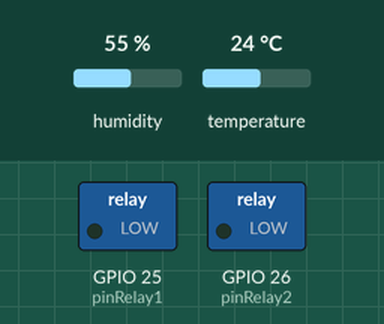
Bench run of a sketch on a simulated ESP32. Shown: switched loads named in the sketch (green lamp = pin HIGH). The inputs (shaded band) are chosen by the test bench; at power-on: humidity 55 %, temperature 24 °C. What the sketch prints to the serial monitor is not drawn.

Above: at 4.2 s.
4.3 s: humidity set to 68 %
10.7 s: humidity set to 71 %
At 12.6 s:
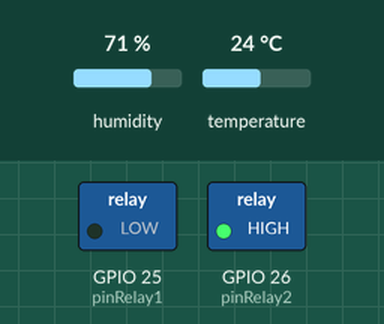
14.6 s: temperature set to 26 °C
18.5 s: temperature set to 29 °C
At 22.3 s:
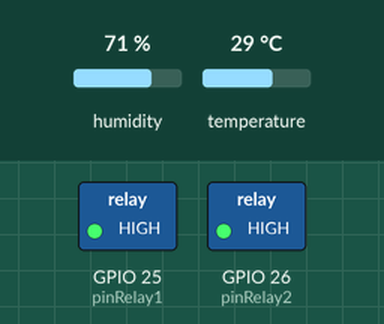
23.0 s: humidity set to 67 %
30.8 s: humidity set to 64 %
At 34.8 s:
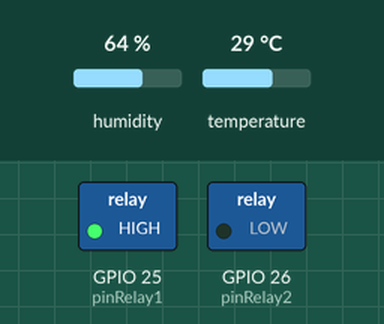
Timing chart, 0 to 36.3 s (numbered marks = the images above; inputs shaded):
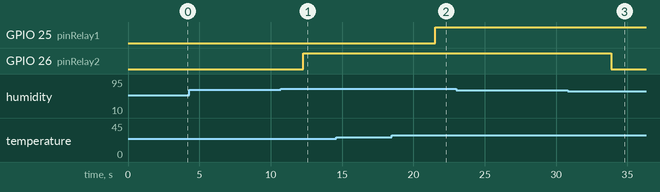

Measured:
- the behaviour switches between 69 and 70 % on humidity (found by bisection; images 0 and 1)
- the behaviour switches between 27 and 28 °C on temperature (found by bisection; images 1 and 2)
- the behaviour switches between 66 and 65 % on humidity (found by bisection; images 2 and 3)
- after the input at 4.3 s, every drawn part: stays the same
- after the input at 10.7 s, GPIO 26 (pinRelay2): LOW → HIGH after 1.6 s
- after the input at 14.6 s, every drawn part: stays the same
- after the input at 18.5 s, GPIO 25 (pinRelay1): LOW → HIGH after 3.0 s
- after the input at 23.0 s, every drawn part: stays the same
- after the input at 30.8 s, GPIO 26 (pinRelay2): HIGH → LOW after 3.1 s

The sketch:

kode-07-relay-dht11.ino
```cpp
/*
  ===================================================================
  PRAKTIKUM 1: KONTROL RELAY BERDASARKAN SENSOR DHT11
  ===================================================================

  Deskripsi:
  Program ini mensimulasikan sistem HVAC (Heating, Ventilation, Air
  Conditioning) otomatis menggunakan relay yang dikontrol berdasarkan
  data suhu dan kelembapan dari sensor DHT11.

  Logika Sistem:
  - Relay 1 (simulasi AC): Nyala jika suhu > 28°C
  - Relay 2 (simulasi Exhaust Fan): Nyala jika kelembapan > 70%
  - Menggunakan hysteresis untuk mencegah relay flicker

  Komponen yang Dibutuhkan:
  - 1x ESP32 Development Board
  - 1x Sensor DHT11
  - 1x Relay Module 2 Channel
  - 2x LED (sebagai simulasi perangkat AC)
  - 2x Resistor 220 ohm
  - Kabel jumper
  - Breadboard

  Koneksi Rangkaian:
  DHT11:
  VCC  --->  ESP32 3.3V
  DATA --->  ESP32 GPIO15
  GND  --->  ESP32 GND

  Relay Module:
  VCC  --->  ESP32 5V
  GND  --->  ESP32 GND
  IN1  --->  ESP32 GPIO25 (kontrol Relay 1 - AC)
  IN2  --->  ESP32 GPIO26 (kontrol Relay 2 - Fan)

  LED Simulasi (opsional, untuk testing tanpa beban AC):
  Relay 1 COM --->  LED1 (+) --->  Resistor 220Ω --->  GND
  Relay 2 COM --->  LED2 (+) --->  Resistor 220Ω --->  GND

  PERINGATAN KEAMANAN:
  ⚠️ Untuk praktikum, gunakan LED sebagai simulasi!
  ⚠️ Jangan hubungkan perangkat AC 220V tanpa supervisi!
  ⚠️ Relay module bisa menangani 220V, tapi berbahaya!

  Library yang Diperlukan:
  - DHT sensor library (by Adafruit)

  Dibuat untuk: Mata Kuliah Bangunan Cerdas
  Instruktur: Anton Prafanto
  ===================================================================
*/

// ===== INCLUDE LIBRARY =====
#include <DHT.h>

// ===== KONFIGURASI PIN =====
#define DHTPIN 15         // Pin DHT11
#define DHTTYPE DHT11     // Tipe sensor

const int pinRelay1 = 25; // Relay 1 - AC/Cooler
const int pinRelay2 = 26; // Relay 2 - Exhaust Fan

// ===== KONFIGURASI THRESHOLD =====
// Threshold dengan hysteresis untuk mencegah relay flicker

// SUHU (untuk AC):
const float SUHU_NYALA = 28.0;   // AC nyala jika suhu >= 28°C
const float SUHU_MATI = 26.0;    // AC mati jika suhu <= 26°C
// Hysteresis = 2°C (gap antara nyala dan mati)

// KELEMBAPAN (untuk Exhaust Fan):
const float KELEMBAPAN_NYALA = 70.0;  // Fan nyala jika RH >= 70%
const float KELEMBAPAN_MATI = 65.0;   // Fan mati jika RH <= 65%
// Hysteresis = 5% (gap antara nyala dan mati)

// ===== OBJEK DHT =====
DHT dht(DHTPIN, DHTTYPE);

// ===== VARIABEL STATUS =====
bool statusRelay1 = false;  // Status AC (false = mati, true = nyala)
bool statusRelay2 = false;  // Status Fan (false = mati, true = nyala)

// ===== FUNGSI SETUP =====
void setup() {
  // Inisialisasi Serial Monitor
  Serial.begin(115200);
  delay(1000);

  Serial.println("========================================");
  Serial.println("  SISTEM HVAC OTOMATIS BERBASIS IoT    ");
  Serial.println("========================================");
  Serial.println();

  // Konfigurasi pin relay sebagai OUTPUT
  pinMode(pinRelay1, OUTPUT);
  pinMode(pinRelay2, OUTPUT);

  // Matikan relay di awal (relay aktif LOW pada kebanyakan module)
  // Catatan: Beberapa relay module aktif HIGH, sesuaikan jika perlu
  digitalWrite(pinRelay1, LOW);
  digitalWrite(pinRelay2, LOW);

  // Inisialisasi sensor DHT
  dht.begin();

  Serial.println("✅ Sistem diinisialisasi");
  Serial.println();
  Serial.println("Konfigurasi Threshold:");
  Serial.println("----------------------");
  Serial.print("AC nyala    : Suhu >= ");
  Serial.print(SUHU_NYALA);
  Serial.println(" °C");
  Serial.print("AC mati     : Suhu <= ");
  Serial.print(SUHU_MATI);
  Serial.println(" °C");
  Serial.println();
  Serial.print("Fan nyala   : RH >= ");
  Serial.print(KELEMBAPAN_NYALA);
  Serial.println(" %");
  Serial.print("Fan mati    : RH <= ");
  Serial.print(KELEMBAPAN_MATI);
  Serial.println(" %");
  Serial.println("========================================");
  Serial.println();
  Serial.println("Monitoring dimulai...");
  Serial.println();

  delay(2000);  // Settling time untuk DHT11
}

// ===== FUNGSI LOOP =====
void loop() {

  // LANGKAH 1: Baca data dari sensor DHT11
  float kelembapan = dht.readHumidity();
  float suhu = dht.readTemperature();

  // LANGKAH 2: Validasi data sensor
  if (isnan(kelembapan) || isnan(suhu)) {
    Serial.println("❌ Error: Gagal membaca sensor DHT11!");
    Serial.println("   Cek koneksi sensor...");
    Serial.println();
    delay(2000);
    return;  // Skip loop ini dan coba lagi
  }

  // LANGKAH 3: Logika kontrol Relay 1 (AC) dengan HYSTERESIS
  if (suhu >= SUHU_NYALA && !statusRelay1) {
    // Kondisi: Suhu panas DAN AC belum nyala
    digitalWrite(pinRelay1, HIGH);  // Nyalakan relay
    statusRelay1 = true;

    Serial.println("🔴 AC DINYALAKAN (Suhu tinggi)");
  }
  else if (suhu <= SUHU_MATI && statusRelay1) {
    // Kondisi: Suhu sudah turun DAN AC masih nyala
    digitalWrite(pinRelay1, LOW);   // Matikan relay
    statusRelay1 = false;

    Serial.println("🔵 AC DIMATIKAN (Suhu normal)");
  }

  // LANGKAH 4: Logika kontrol Relay 2 (Exhaust Fan) dengan HYSTERESIS
  if (kelembapan >= KELEMBAPAN_NYALA && !statusRelay2) {
    // Kondisi: Kelembapan tinggi DAN fan belum nyala
    digitalWrite(pinRelay2, HIGH);  // Nyalakan relay
    statusRelay2 = true;

    Serial.println("💨 EXHAUST FAN DINYALAKAN (Kelembapan tinggi)");
  }
  else if (kelembapan <= KELEMBAPAN_MATI && statusRelay2) {
    // Kondisi: Kelembapan sudah turun DAN fan masih nyala
    digitalWrite(pinRelay2, LOW);   // Matikan relay
    statusRelay2 = false;

    Serial.println("💨 EXHAUST FAN DIMATIKAN (Kelembapan normal)");
  }

  // LANGKAH 5: Tampilkan data sensor dan status sistem
  tampilkanStatus(suhu, kelembapan);

  // LANGKAH 6: Tunggu 3 detik sebelum pembacaan berikutnya
  delay(3000);
}

// ===== FUNGSI TAMPILKAN STATUS =====
void tampilkanStatus(float suhu, float kelembapan) {
  Serial.println("┌─────────────────────────────────────┐");
  Serial.println("│     STATUS SISTEM HVAC OTOMATIS     │");
  Serial.println("├─────────────────────────────────────┤");

  // Data Sensor
  Serial.print("│ Suhu          : ");
  Serial.print(suhu, 1);
  Serial.print(" °C");
  if (suhu >= SUHU_NYALA) {
    Serial.println("  🔥 PANAS     │");
  } else if (suhu <= SUHU_MATI) {
    Serial.println("  ❄️  DINGIN    │");
  } else {
    Serial.println("  ✅ NORMAL    │");
  }

  Serial.print("│ Kelembapan    : ");
  Serial.print(kelembapan, 1);
  Serial.print(" %");
  if (kelembapan >= KELEMBAPAN_NYALA) {
    Serial.println("   💧 LEMBAP    │");
  } else if (kelembapan <= KELEMBAPAN_MATI) {
    Serial.println("   ☀️  KERING    │");
  } else {
    Serial.println("   ✅ NORMAL    │");
  }

  Serial.println("├─────────────────────────────────────┤");

  // Status Aktuator
  Serial.print("│ AC (Relay 1)  : ");
  Serial.println(statusRelay1 ? "🟢 NYALA          │" : "⚫ MATI            │");

  Serial.print("│ Fan (Relay 2) : ");
  Serial.println(statusRelay2 ? "🟢 NYALA          │" : "⚫ MATI            │");

  Serial.println("└─────────────────────────────────────┘");
  Serial.println();
}

/*
  ===================================================================
  PENJELASAN KONSEP:
  ===================================================================

  1. RELAY MODULE:
     - Relay adalah saklar elektronik
     - Input: Sinyal LOW/HIGH dari ESP32 (3.3V atau 5V)
     - Output: Buka/tutup kontak untuk beban (sampai 220V AC)

     Jenis Relay Module:
     - Active HIGH: Relay nyala saat diberi sinyal HIGH
     - Active LOW: Relay nyala saat diberi sinyal LOW
     - Kebanyakan module relay = Active HIGH

     Kenapa perlu relay?
     - ESP32 hanya bisa output 3.3V, max ~40mA
     - Tidak cukup untuk nyalakan perangkat AC (220V, ampere tinggi)
     - Relay = "perantara" antara ESP32 dan perangkat AC

  2. HYSTERESIS (Dead Band):
     Mencegah relay "flicker" (nyala-mati cepat)

     Tanpa Hysteresis:
     Threshold = 28°C
     Suhu naik-turun di sekitar 28°C → relay flicker
     Contoh: 27.9 → 28.1 → 27.9 → 28.1 (relay on-off-on-off)

     Dengan Hysteresis:
     Nyala = 28°C, Mati = 26°C (gap 2°C)
     Suhu 27.9°C → AC tetap mati
     Suhu 28.1°C → AC nyala
     Suhu 27.5°C → AC tetap nyala
     Suhu 25.9°C → AC mati

     Keuntungan:
     - Relay lebih awet (lifecycle ~100.000 switching)
     - Hemat energi (tidak sering on-off)
     - Sistem lebih stabil

  3. RELAY LIFETIME:
     - Relay mekanis: ~100.000 switching
     - Jika on-off 10x per hari = ~27 tahun
     - Jika on-off 100x per hari = ~2.7 tahun
     - Untuk aplikasi sering on-off: gunakan SSR (Solid State Relay)

  4. KONEKSI RELAY MODULE:
     Terminal Input (dari ESP32):
     - VCC: 5V (relay module butuh 5V untuk coil)
     - GND: Ground
     - IN1, IN2: Sinyal kontrol dari GPIO

     Terminal Output (untuk beban):
     - COM (Common): Input dari sumber listrik
     - NO (Normally Open): Kontak terbuka saat relay OFF
     - NC (Normally Closed): Kontak tertutup saat relay OFF

     Untuk kontrol perangkat:
     Sumber Listrik → COM
     NO → Perangkat → Kembali ke Sumber (netral)

     Saat relay ON: COM terhubung ke NO → Arus mengalir → Perangkat nyala
     Saat relay OFF: COM terputus dari NO → Perangkat mati

  5. ISOLASI OPTIK (Optocoupler):
     - Relay module biasanya punya optocoupler
     - Memisahkan sirkuit ESP32 dari sirkuit beban
     - Melindungi ESP32 dari tegangan tinggi
     - Mencegah ground loop dan noise

  ===================================================================
  DIAGRAM SISTEM:
  ===================================================================

  [DHT11] ---> [ESP32] ---> [Relay Module] ---> [Perangkat AC]
                  |              |
                  v              v
            [Algoritma]    [Isolasi Optik]
            [Hysteresis]   [Kontak Mekanis]

  Flow Data:
  1. DHT11 ukur suhu & kelembapan
  2. ESP32 terima data via protokol 1-wire
  3. ESP32 proses dengan algoritma hysteresis
  4. ESP32 kirim sinyal HIGH/LOW ke relay
  5. Optocoupler isolasi sinyal
  6. Coil relay aktif → kontak tertutup
  7. Arus mengalir → perangkat nyala

  ===================================================================
  EKSPERIMEN YANG BISA DICOBA:
  ===================================================================

  1. Tambah Mode Manual Override:
     bool modeManual = false;
     int pinButton = 4;

     // Di setup:
     pinMode(pinButton, INPUT_PULLUP);

     // Di loop (sebelum logika auto):
     if (digitalRead(pinButton) == LOW) {
       modeManual = !modeManual;
       Serial.println(modeManual ? "Mode: MANUAL" : "Mode: AUTO");
       delay(300);
     }

     if (!modeManual) {
       // Logika otomatis di sini
     } else {
       // Kontrol manual dengan button lain
     }

  2. Tambah Timer (AC mati otomatis setelah 2 jam):
     unsigned long waktuNyala = 0;
     const unsigned long DURASI_MAX = 2 * 60 * 60 * 1000;  // 2 jam

     // Saat AC nyala:
     if (!statusRelay1) {
       waktuNyala = millis();
     }

     // Cek durasi:
     if (statusRelay1 && (millis() - waktuNyala > DURASI_MAX)) {
       digitalWrite(pinRelay1, LOW);
       statusRelay1 = false;
       Serial.println("⏰ AC mati otomatis (timeout 2 jam)");
     }

  3. Tambah Setpoint yang Bisa Diatur:
     // Gunakan potensiometer untuk adjust threshold
     int pinPot = 34;

     // Di loop:
     int nilaiPot = analogRead(pinPot);
     float suhuSetpoint = map(nilaiPot, 0, 4095, 20, 32);  // Range 20-32°C

     Serial.print("Setpoint: ");
     Serial.print(suhuSetpoint);
     Serial.println(" °C");

  4. Statistik Penggunaan Energi:
     unsigned long totalWaktuAC = 0;
     unsigned long waktuMulaiAC = 0;

     // Saat AC nyala:
     waktuMulaiAC = millis();

     // Saat AC mati:
     totalWaktuAC += (millis() - waktuMulaiAC);

     // Tampilkan:
     Serial.print("Total AC ON: ");
     Serial.print(totalWaktuAC / 1000 / 60);
     Serial.println(" menit");

  5. Integrasi dengan Sensor PIR (Hemat Energi):
     // AC hanya nyala jika: PANAS + ADA ORANG
     int pinPIR = 13;

     if (suhu >= SUHU_NYALA && digitalRead(pinPIR) == HIGH) {
       // Nyalakan AC
     }

  ===================================================================
  TROUBLESHOOTING:
  ===================================================================

  Masalah: Relay tidak klik (tidak ada bunyi)
  Solusi:
  - Cek koneksi VCC relay ke 5V (bukan 3.3V)
  - Cek GND terhubung
  - Cek sinyal IN1/IN2 dari GPIO
  - Ukur tegangan di pin IN1 saat HIGH (harus ~3.3V)
  - Coba relay lain (mungkin rusak)

  Masalah: Relay klik tapi LED tidak nyala
  Solusi:
  - Cek koneksi COM dan NO pada terminal output
  - Pastikan LED dipasang di jalur yang benar
  - Test LED dengan multimeter
  - Cek polaritas LED

  Masalah: Relay flicker (nyala-mati cepat)
  Solusi:
  - Hysteresis terlalu kecil, perbesar gap
  - Tambah delay di loop (misal 5 detik)
  - Cek sensor DHT11 (data tidak stabil)
  - Gunakan moving average untuk smooth data

  Masalah: Data DHT11 tidak akurat
  Solusi:
  - DHT11 akurasi ±2°C (normal)
  - Jauhkan sensor dari sumber panas
  - Tunggu settling time 2-5 detik
  - Kalibrasi dengan termometer akurat

  Masalah: ESP32 restart sendiri saat relay nyala
  Solusi:
  - Power supply tidak cukup arus
  - Gunakan power supply 5V 2A minimum
  - Pisahkan power ESP32 dan relay module
  - Tambah kapasitor 1000uF di VCC relay

  ===================================================================
  APLIKASI DALAM BANGUNAN CERDAS:
  ===================================================================

  1. SISTEM HVAC OTOMATIS:
     - Kontrol AC, pemanas, ventilasi
     - Hemat energi (on hanya saat perlu)
     - Kenyamanan penghuni
     - Monitoring konsumsi listrik

  2. GREENHOUSE AUTOMATION:
     - Kontrol suhu dan kelembapan optimal
     - Pompa misting (kabut air)
     - Kipas exhaust
     - Grow light otomatis

  3. SERVER ROOM COOLING:
     - Suhu server harus stabil 18-24°C
     - AC redundan (2 unit bergantian)
     - Alarm jika suhu >30°C
     - Log untuk maintenance

  4. SMART HOME:
     - AC nyala otomatis saat tiba di rumah (GPS)
     - Matikan AC jika tidak ada orang >30 menit
     - Jadwal on/off harian
     - Kontrol via smartphone

  5. HOTEL ROOM AUTOMATION:
     - AC nyala saat tamu check-in
     - Mati saat tamu keluar (keycard sensor)
     - Hemat energi signifikan
     - Guest comfort terjaga

  ===================================================================
  KEAMANAN LISTRIK:
  ===================================================================

  ⚠️ PENTING! Bekerja dengan AC 220V berbahaya!

  Safety Guidelines:
  1. Jangan sentuh terminal saat listrik ON
  2. Gunakan kabel dengan isolasi baik
  3. Pasang dalam box tertutup (tidak terbuka)
  4. Tambahkan MCB (Miniature Circuit Breaker)
  5. Grounding yang baik
  6. Test dengan multimeter sebelum power on
  7. Untuk praktikum: gunakan LED simulasi (aman)

  Untuk Implementasi Real:
  - Konsultasi dengan teknisi listrik bersertifikat
  - Ikuti standar kelistrikan (SNI, PUIL)
  - Gunakan relay module berkualitas
  - Pertimbangkan fire safety

  ===================================================================
*/
```
